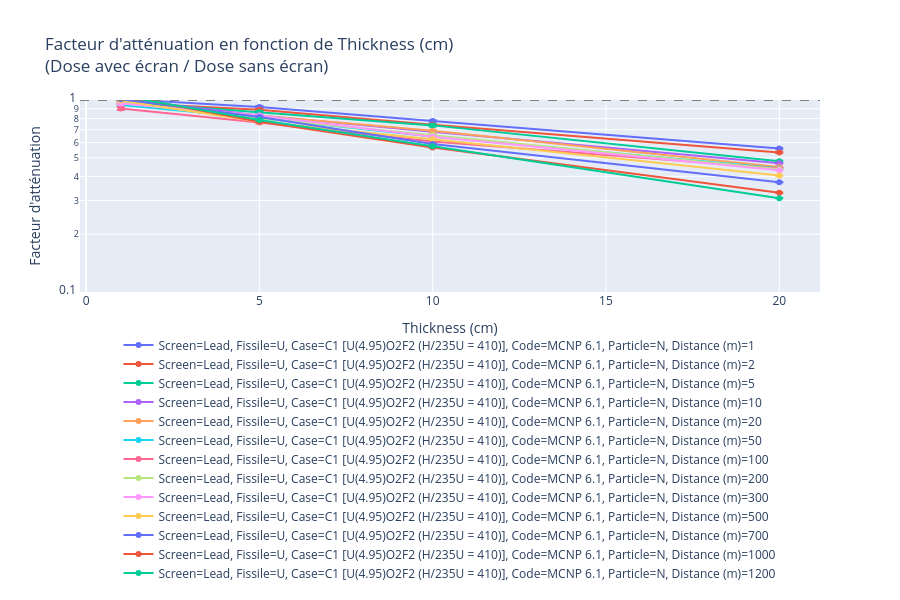

The code cell stored with this chart in its notebook:
### Code cell
# Graphique du facteur d'atténuation pour le plomb
filters = {
    'Particle': ['N'],
    'Screen': ['Lead'],  # Seulement le plomb
    'Case': ['C1 [U(4.95)O2F2 (H/235U = 410)]'],
    'Code': ['MCNP 6.1'],
}

fig = plot_attenuation_factor(data_wall, x_variable='Thickness (cm)', filters=filters)
fig.show()

### Figure 1 — Plotly figure (JSON) as saved in the notebook; plotly's stock layout.template omitted (floating-point values rounded to 4 significant figures)
{"data": [{"error_y": {"array": [0.01547, 0.01048, 0.006603, 0.003407], "type": "data", "visible": true}, "mode": "lines+markers", "name": "Screen=Lead, Fissile=U, Case=C1 [U(4.95)O2F2 (H/235U = 410)], Code=MCNP 6.1, Particle=N, Distance (m)=1", "type": "scatter", "x": [1, 5, 10, 20], "y": [1.011, 0.9191, 0.7769, 0.5585]}, {"error_y": {"array": [0.01287, 0.01148, 0.008244, 0.004428], "type": "data", "visible": true}, "mode": "lines+markers", "name": "Screen=Lead, Fissile=U, Case=C1 [U(4.95)O2F2 (H/235U = 410)], Code=MCNP 6.1, Particle=N, Distance (m)=2", "type": "scatter", "x": [1, 5, 10, 20], "y": [0.9677, 0.8897, 0.7427, 0.5335]}, {"error_y": {"array": [0.01927, 0.01304, 0.009072, 0.003882], "type": "data", "visible": true}, "mode": "lines+markers", "name": "Screen=Lead, Fissile=U, Case=C1 [U(4.95)O2F2 (H/235U = 410)], Code=MCNP 6.1, Particle=N, Distance (m)=5", "type": "scatter", "x": [1, 5, 10, 20], "y": [0.9782, 0.8637, 0.7376, 0.4793]}, {"error_y": {"array": [0.02162, 0.01213, 0.007455, 0.003045], "type": "data", "visible": true}, "mode": "lines+markers", "name": "Screen=Lead, Fissile=U, Case=C1 [U(4.95)O2F2 (H/235U = 410)], Code=MCNP 6.1, Particle=N, Distance (m)=10", "type": "scatter", "x": [1, 5, 10, 20], "y": [1.015, 0.8308, 0.6839, 0.4684]}, {"error_y": {"array": [0.012, 0.007273, 0.00532, 0.002106], "type": "data", "visible": true}, "mode": "lines+markers", "name": "Screen=Lead, Fissile=U, Case=C1 [U(4.95)O2F2 (H/235U = 410)], Code=MCNP 6.1, Particle=N, Distance (m)=20", "type": "scatter", "x": [1, 5, 10, 20], "y": [0.9601, 0.8265, 0.6909, 0.4481]}, {"error_y": {"array": [0.01374, 0.008065, 0.004837, 0.001851], "type": "data", "visible": true}, "mode": "lines+markers", "name": "Screen=Lead, Fissile=U, Case=C1 [U(4.95)O2F2 (H/235U = 410)], Code=MCNP 6.1, Particle=N, Distance (m)=50", "type": "scatter", "x": [1, 5, 10, 20], "y": [0.9412, 0.8065, 0.6449, 0.4407]}, {"error_y": {"array": [0.01642, 0.009926, 0.006011, 0.002421], "type": "data", "visible": true}, "mode": "lines+markers", "name": "Screen=Lead, Fissile=U, Case=C1 [U(4.95)O2F2 (H/235U = 410)], Code=MCNP 6.1, Particle=N, Distance (m)=100", "type": "scatter", "x": [1, 5, 10, 20], "y": [0.9024, 0.7635, 0.6072, 0.4402]}, {"error_y": {"array": [0.01229, 0.00716, 0.003998, 0.001567], "type": "data", "visible": true}, "mode": "lines+markers", "name": "Screen=Lead, Fissile=U, Case=C1 [U(4.95)O2F2 (H/235U = 410)], Code=MCNP 6.1, Particle=N, Distance (m)=200", "type": "scatter", "x": [1, 5, 10, 20], "y": [0.9676, 0.8044, 0.6554, 0.4353]}, {"error_y": {"array": [0.01016, 0.007067, 0.005667, 0.001679], "type": "data", "visible": true}, "mode": "lines+markers", "name": "Screen=Lead, Fissile=U, Case=C1 [U(4.95)O2F2 (H/235U = 410)], Code=MCNP 6.1, Particle=N, Distance (m)=300", "type": "scatter", "x": [1, 5, 10, 20], "y": [0.9587, 0.8315, 0.644, 0.4305]}, {"error_y": {"array": [0.009446, 0.004925, 0.003499, 0.001416], "type": "data", "visible": true}, "mode": "lines+markers", "name": "Screen=Lead, Fissile=U, Case=C1 [U(4.95)O2F2 (H/235U = 410)], Code=MCNP 6.1, Particle=N, Distance (m)=500", "type": "scatter", "x": [1, 5, 10, 20], "y": [0.9944, 0.7696, 0.6248, 0.4046]}, {"error_y": {"array": [0.0107, 0.007584, 0.002658, 0.001269], "type": "data", "visible": true}, "mode": "lines+markers", "name": "Screen=Lead, Fissile=U, Case=C1 [U(4.95)O2F2 (H/235U = 410)], Code=MCNP 6.1, Particle=N, Distance (m)=700", "type": "scatter", "x": [1, 5, 10, 20], "y": [1.009, 0.8155, 0.5908, 0.3731]}, {"error_y": {"array": [0.01566, 0.004386, 0.002432, 0.0008216], "type": "data", "visible": true}, "mode": "lines+markers", "name": "Screen=Lead, Fissile=U, Case=C1 [U(4.95)O2F2 (H/235U = 410)], Code=MCNP 6.1, Particle=N, Distance (m)=1000", "type": "scatter", "x": [1, 5, 10, 20], "y": [1.058, 0.7695, 0.5656, 0.3286]}, {"error_y": {"array": [0.009671, 0.004247, 0.002698, 0.0008013], "type": "data", "visible": true}, "mode": "lines+markers", "name": "Screen=Lead, Fissile=U, Case=C1 [U(4.95)O2F2 (H/235U = 410)], Code=MCNP 6.1, Particle=N, Distance (m)=1200", "type": "scatter", "x": [1, 5, 10, 20], "y": [1.051, 0.7866, 0.5741, 0.3082]}], "layout": {"annotations": [{"showarrow": false, "text": "Sans écran", "x": 1, "xanchor": "left", "xref": "x domain", "y": 1, "yanchor": "middle", "yref": "y"}], "height": 600, "hovermode": "closest", "legend": {"orientation": "h", "x": 0.5, "xanchor": "center", "y": -0.2, "yanchor": "top"}, "shapes": [{"line": {"color": "gray", "dash": "dash"}, "type": "line", "x0": 0, "x1": 1, "xref": "x domain", "y0": 1, "y1": 1, "yref": "y"}], "showlegend": true, "title": {"text": "Facteur d'atténuation en fonction de Thickness (cm)<br>(Dose avec écran / Dose sans écran)"}, "xaxis": {"title": {"text": "Thickness (cm)"}}, "yaxis": {"range": [-1, 0], "title": {"text": "Facteur d'atténuation"}, "type": "log"}}}
